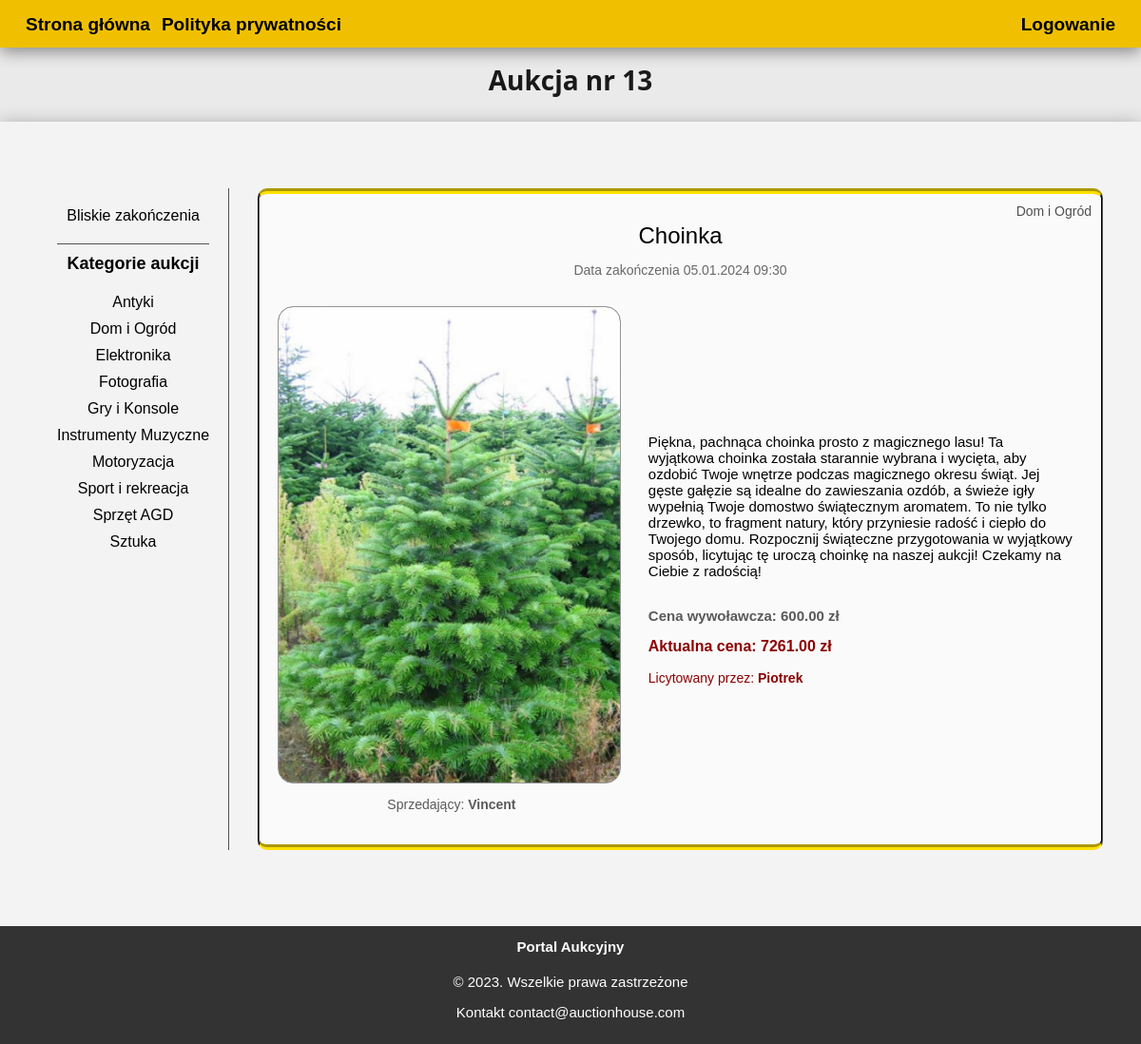
Page /auction.php?id=13 on the committed database.
### tables this page shows
CREATE TABLE `auctions` (
  `auctionID` int(11) NOT NULL,
  `userID` int(11) DEFAULT NULL,
  `creationDate` timestamp NOT NULL DEFAULT current_timestamp(),
  `itemName` varchar(255) DEFAULT NULL,
  `category` varchar(124) DEFAULT NULL,
  `picture` varchar(255) DEFAULT NULL,
  `description` varchar(1024) DEFAULT NULL,
  `endDate` timestamp NULL DEFAULT NULL,
  `askingPrice` decimal(10,2) DEFAULT NULL,
  `currentPrice` decimal(10,2) DEFAULT NULL,
  `status` varchar(20) DEFAULT NULL,
  `auctioneerID` int(11) DEFAULT NULL
);

CREATE TABLE `users` (
  `id` int(10) NOT NULL,
  `username` varchar(35) NOT NULL,
  `email` varchar(100) NOT NULL,
  `pwd` varchar(255) NOT NULL,
  `created_at` datetime NOT NULL DEFAULT current_timestamp()
);

### includes/auction.inc.php (called while the page is built)
<?php
function getAuctionById(object $pdo, $id)
{
    $query = "SELECT * FROM auctions WHERE auctionID = ?";
    $stmt = $pdo->prepare($query);
    $stmt->bindParam(1, $id, PDO::PARAM_STR);
    $stmt->execute();
    $result = $stmt->fetch(PDO::FETCH_ASSOC);
    return $result;
}

### auction.php (the view, shortened to what this page needs)
<?php
    require_once "includes/presentAuctions.inc.php";
    require_once "includes/presentAuctions_model.inc.php";
    require_once "includes/auction.inc.php";
    if(isset($_GET['id'])){
        $id = urldecode($_GET['id']);
        $auction = getAuctionById($pdo, $id);
    }
    if($auction)
    {
        $auctionEndDateTimestamp = strtotime($auction['endDate']);
    }
?>
<!DOCTYPE html>
<html lang="pl">
<head>
    <link rel="stylesheet" type="text/css" href="css/auction.css">
    <link rel="stylesheet" type="text/css" href="css/style.css">
</head>
<body>
    <header>
        <?php include 'nav.php' ?>
        <div class="title-header">
            <?php echo "<h1>Aukcja nr " . $id . "</h1>";?>
        </div>
    </header>
<?php if($auction){?>
    <div class="container">
<main>
        <div class="left">
        <a href="present_auctions.php" id="ostatnie_aukcje" >Bliskie zakończenia</a>
            <div class="section-title">Kategorie aukcji</div><br>
            <?php $categories = getCategories($pdo)?>
            <?php
                foreach ($categories as $category){?>
                <a href="auctions_category.php?category=<?php echo urlencode($category['category'])?>">
                <?php echo ucfirst($category['category']) ?></a>
            <?php }?>
        </div>
        <div class="right">
            <div class="auction">
                <p class="auctionName"><?php echo $auction['itemName'] ?></p>
                <p class="endDate">Data zakończenia <?php echo date('d.m.Y H:i', $auctionEndDateTimestamp); ?></p>
                <div class="auction-bottom">
                    <div class="auction-left">
                            <p class="categoryName"><?php echo $auction['category'] ?></p>
                            <p class="picture"><img src="<?php echo "uploads/{$auction['picture']}"?>"></p>
                        <p class="sellerName">Sprzedający: <a id='seller_name' style="font-weight: bold;"><?php get_user_name($pdo, $auction['userID']); ?> </a></p>
                    </div>
                    <div class="auction-right">
                        <p class="description"><?php echo $auction['description'] ?></p>
                        <p class="askingPrice">Cena wywoławcza: <?php echo $auction['askingPrice'] ?> zł</p><br>
                        <p class="currentPrice" data-auction-id="<?php echo $id; ?>">Aktualna cena: <?php echo $auction['currentPrice'] ?> zł</p>
                        <p class="auctioneerName">Licytowany przez: <a id='auctioneer_name' data-auction-id="<?php echo $id; ?>"><?php get_user_name($pdo, $auction["auctioneerID"]);?> </a></p>
                    </div>
                </div>
            </div>
        </div>
    </div>
<?php }?>
    <?php include 'includes/footer.php' ?>
</body>
</html>

### includes/presentAuctions_model.inc.php (shortened to what this page needs)
<?php
function getCategories(object $pdo)
{
    $query = "SELECT DISTINCT category FROM auctions ORDER BY category";
    $stmt = $pdo->prepare($query);
    $stmt->execute();
    while($row = $stmt->fetch(PDO::FETCH_ASSOC)){
        $categories[] = $row;
    }
    return $categories;
}
function get_user_name(object $pdo, $userID)
{
    if($userID!=null)
    {
        $query = "SELECT username FROM users WHERE id = :userID";
        $stmt = $pdo->prepare($query);
        $stmt->bindParam(':userID', $userID, PDO::PARAM_INT);
        $stmt->execute();
        $seller_name = $stmt->fetch(PDO::FETCH_ASSOC);
        echo $seller_name['username'];
    }
    else{
        echo '-';
    }
}

### css/auction.css (style rules this page uses)
a:link { text-decoration: none; }
h1 { padding: 15px; margin: 0 ; display: flex; justify-content: center; align-items: center; }
main { padding: 40px; display: grid; grid-template-columns: auto 1fr; grid-column-gap: 30px; margin-top: 10px; margin-bottom: 20px; }
.section-title { font-size: 18px; font-weight: bold; }
.left { border-right: thin solid rgb(82, 82, 82); font-size: 18px; padding: 20px; text-align: center; }
.left a { display: block; text-decoration: none; color:rgb(0, 0, 0); font-size: 16px; margin-bottom:10px; }
.left #ostatnie_aukcje { text-align: center; padding-bottom: 20px; font-size: 16px; border-bottom: thin solid rgb(82, 82, 82); }
.picture img { content: ''; display: flex; max-width: 550px; max-height: 500px; background-color: #000000; border-radius: 15px; outline: solid 1px rgb(148, 148, 148); }
.categoryName { position: absolute; right:20px; top: 0px; font-size: 16px; color: #333; font-weight: lighter; }
.auctionName { font-size: 24px; color: #000; margin: 10px 0; width: 100%; text-align: center; }
.endDate { font-size: 14px; font-weight: lighter; text-align: center; margin-bottom: 5px; color: #696969; }
.auction { border-radius: 10px; border-top: rgb(255, 225, 0) 6px groove; border-bottom: rgb(255, 225, 0) 6px groove; border-right: 2px groove rgb(0, 0, 0) ; border-left: 2px groove rgb(0, 0, 0) ; background-color: rgb(250, 250, 250); padding: 20px; display: block; max-height: fit-content; position: relative; max-width: 1000px; }
.auction-bottom { display: flex; }
.auction-left { text-align: center; }
.auction-right { margin: auto; margin-right: 5px; margin-left:25px; padding: 5px; display: block; max-width: fit-content; max-height: fit-content; }
.auction .categoryName { display: flex; font-size: 14px; margin: 0; position: absolute; top: 10px; right: 10px; color: rgb(80, 80, 80); }
.auction .currentPrice { display: inline-block; color: darkred; font-size: 16px; margin-top: 0px; font-weight: bold; }
.auction .askingPrice { display: inline-block; color: rgb(90, 90, 90); font-size: 15px; font-weight: bold; }
.auctioneerName, .sellerName { flex-wrap: nowrap; display: block; font-size: 14px; font-weight: none; margin-left:5px; }
.auctioneerName { margin-top: 0px; margin-left: 0px; color: darkred; }
.sellerName { color: rgb(90, 90, 90); }
#seller_name, #auctioneer_name { font-weight: bold; display: inline; }

### css/style.css (style rules this page uses)
html { font-family: Arial, sans-serif; font-size: 15px; }
body { margin: 0; padding: 0; align-items: center; justify-content: center; }
a:link, a:visited { text-decoration: none; color: black; }
.title-header { width: auto; font-size: clamp(16px, 2vw,24px); color:rgb(25, 25, 25); background-color: rgb(234, 234, 234); padding-bottom: 10px; pointer-events: none; font-family: Verdana, sans-serif; font-weight: bold; justify-content:center; text-align: center; align-content: center; }
.title-header h1 { font-weight: bold; font-size: clamp(28px,2vw,40px); margin-top:0px; font-family: 'Segoe UI', Tahoma, Geneva, Verdana, sans-serif; }
.container { display: flex; box-shadow: 0 5px 20px rgba(0, 0, 0, 0.4); padding-top: 20px; padding-bottom: 20px; background-color: rgb(243, 243, 243); min-width: 100%; min-height: 100%; height: auto; width: auto; justify-content:center; }
.title-header h1 { font-weight: bold; font-size: clamp(28px,2vw,36px); margin-top:0px; font-family: 'Segoe UI', Tahoma, Geneva, Verdana, sans-serif; }

### rows in the picture
auctions: itemName "Choinka", endDate "05.01.2024 09:30", category "Dom i Ogród", picture (picture), description "Piękna, pachnąca choinka prosto z magicznego lasu! Ta wyjątkowa choinka została starannie wybrana i wycięta, aby ozdobić Twoje wnętrze podczas magicznego okresu świąt. Jej gęste gałęzie są idealne do zawieszania ozdób, a świeże igły wypełnią Twoje domostwo świątecznym aromatem. To nie tylko drzewko, to fragment natury, który przyniesie radość i ciepło do Twojego domu. Rozpocznij świąteczne przygotowania w wyjątkowy sposób, licytując tę uroczą choinkę na naszej aukcji! Czekamy na Ciebie z radością!", askingPrice "600.00", currentPrice "7261.00"
users: username "Vincent"
users: username "Piotrek"

### other values in the picture
$id "13"
$category['category'] "Antyki"
$category['category'] "Dom i Ogród"
$category['category'] "Elektronika"
$category['category'] "Fotografia"
$category['category'] "Gry i Konsole"
$category['category'] "Instrumenty Muzyczne"
$category['category'] "Motoryzacja"
$category['category'] "Sport i rekreacja"
$category['category'] "Sprzęt AGD"
$category['category'] "Sztuka"
